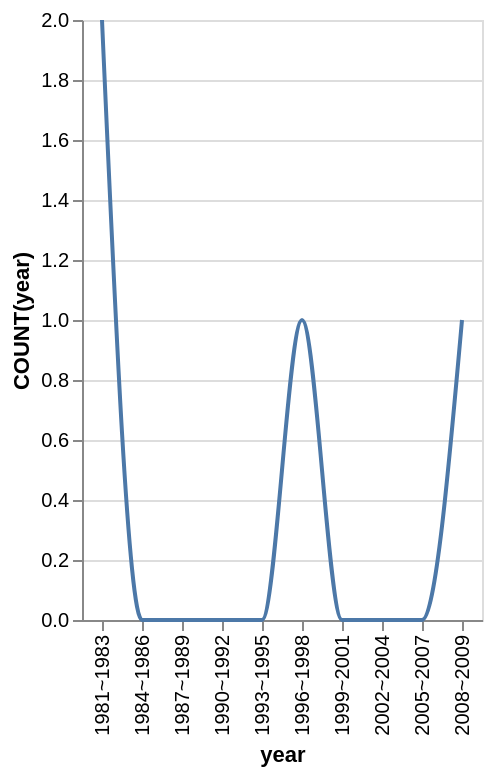

Source (Vega-Lite JSON):
### Vega-Lite specification from a JSON file in a GitHub repository (floating-point values rounded to 4 significant figures)
{"data": {"values": [{"x_data": "1981~1983", "y_data": 2}, {"x_data": "1984~1986", "y_data": 0}, {"x_data": "1987~1989", "y_data": 0}, {"x_data": "1990~1992", "y_data": 0}, {"x_data": "1993~1995", "y_data": 0}, {"x_data": "1996~1998", "y_data": 1}, {"x_data": "1999~2001", "y_data": 0}, {"x_data": "2002~2004", "y_data": 0}, {"x_data": "2005~2007", "y_data": 0}, {"x_data": "2008~2009", "y_data": 1}]}, "mark": {"type": "line", "interpolate": "monotone"}, "encoding": {"x": {"field": "x_data", "type": "nominal", "title": "year", "sort": "ascending"}, "y": {"field": "y_data", "type": "quantitative", "title": "COUNT(year)"}}}
